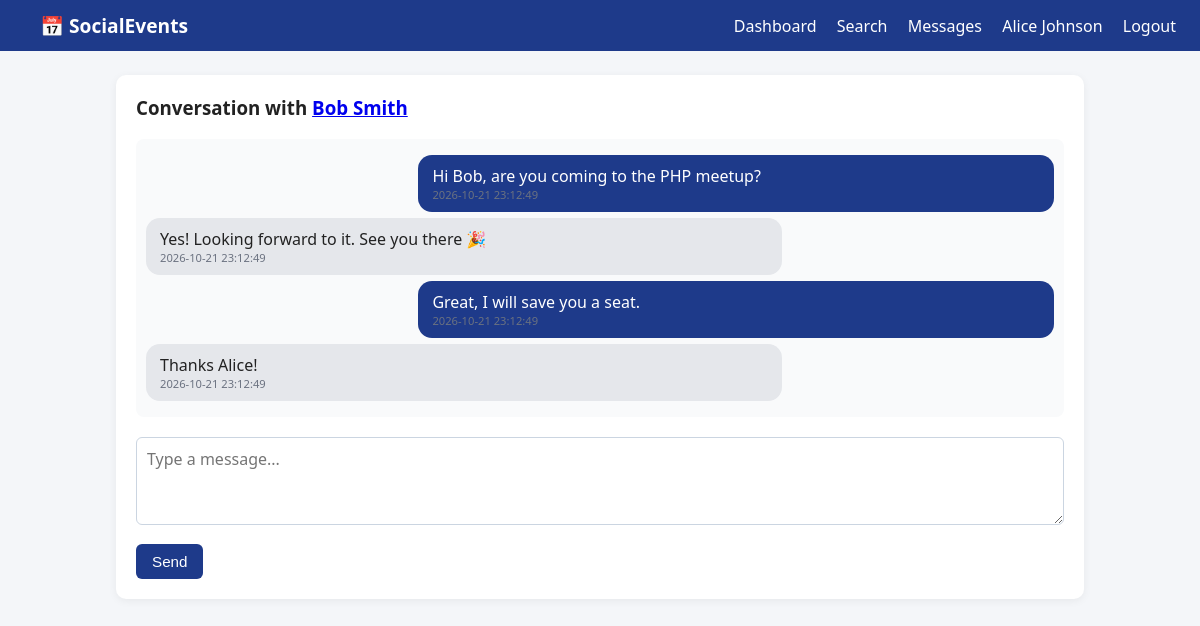
The page /index.php?page=conversation&with=2 (signed in) on the database its author committed.
### tables this page shows
CREATE TABLE `users` (
    `id`              INT           NOT NULL AUTO_INCREMENT,
    `full_name`       VARCHAR(100)  NOT NULL,
    `email`           VARCHAR(150)  NOT NULL,
    `password`        VARCHAR(255)  NOT NULL,
    `profile_picture` VARCHAR(255)  NOT NULL DEFAULT 'default.png',
    `reset_token`     VARCHAR(64)   DEFAULT NULL,
    `reset_expires`   DATETIME      DEFAULT NULL,
    `created_at`      TIMESTAMP     NOT NULL DEFAULT CURRENT_TIMESTAMP,
    PRIMARY KEY (`id`),
    UNIQUE KEY `uq_users_email` (`email`),
    KEY `idx_users_reset` (`reset_token`)
);

CREATE TABLE `messages` (
    `id`          INT       NOT NULL AUTO_INCREMENT,
    `sender_id`   INT       NOT NULL,
    `receiver_id` INT       NOT NULL,
    `message`     TEXT      NOT NULL,
    `created_at`  TIMESTAMP NOT NULL DEFAULT CURRENT_TIMESTAMP,
    PRIMARY KEY (`id`),
    KEY `idx_msg_sender`   (`sender_id`),
    KEY `idx_msg_receiver` (`receiver_id`),
    KEY `idx_msg_conversation` (`sender_id`, `receiver_id`),
    KEY `idx_msg_created`  (`created_at`),
    CONSTRAINT `fk_msg_sender`
        FOREIGN KEY (`sender_id`) REFERENCES `users` (`id`)
        ON DELETE CASCADE ON UPDATE CASCADE,
    CONSTRAINT `fk_msg_receiver`
        FOREIGN KEY (`receiver_id`) REFERENCES `users` (`id`)
        ON DELETE CASCADE ON UPDATE CASCADE
);

### index.php (the view, shortened to what this page needs)
<?php
try {
    $pdo = new PDO("mysql:host=" . DB_HOST . ";charset=utf8mb4", DB_USER, DB_PASS, [
        PDO::ATTR_ERRMODE => PDO::ERRMODE_EXCEPTION,
    ]);
    $pdo->exec("CREATE DATABASE IF NOT EXISTS `" . DB_NAME . "` CHARACTER SET utf8mb4 COLLATE utf8mb4_unicode_ci");
    $pdo = new PDO("mysql:host=" . DB_HOST . ";dbname=" . DB_NAME . ";charset=utf8mb4", DB_USER, DB_PASS, [
        PDO::ATTR_ERRMODE            => PDO::ERRMODE_EXCEPTION,
        PDO::ATTR_DEFAULT_FETCH_MODE => PDO::FETCH_ASSOC,
        PDO::ATTR_EMULATE_PREPARES   => false,
    ]);
    $pdo->exec("CREATE TABLE IF NOT EXISTS users (
        id INT AUTO_INCREMENT PRIMARY KEY,
        full_name VARCHAR(100) NOT NULL,
        email VARCHAR(150) NOT NULL UNIQUE,
        password VARCHAR(255) NOT NULL,
        profile_picture VARCHAR(255) DEFAULT 'default.png',
        reset_token VARCHAR(64) DEFAULT NULL,
        reset_expires DATETIME DEFAULT NULL,
        created_at TIMESTAMP DEFAULT CURRENT_TIMESTAMP
    ) ENGINE=InnoDB");
    $pdo->exec("CREATE TABLE IF NOT EXISTS events (
        id INT AUTO_INCREMENT PRIMARY KEY,
        user_id INT NOT NULL,
        title VARCHAR(150) NOT NULL,
        description TEXT NOT NULL,
        event_date DATETIME NOT NULL,
        location VARCHAR(200) NOT NULL,
        image VARCHAR(255) DEFAULT NULL,
        created_at TIMESTAMP DEFAULT CURRENT_TIMESTAMP,
        updated_at TIMESTAMP DEFAULT CURRENT_TIMESTAMP ON UPDATE CURRENT_TIMESTAMP,
        FOREIGN KEY (user_id) REFERENCES users(id) ON DELETE CASCADE
    ) ENGINE=InnoDB");
    $pdo->exec("CREATE TABLE IF NOT EXISTS messages (
        id INT AUTO_INCREMENT PRIMARY KEY,
        sender_id INT NOT NULL,
        receiver_id INT NOT NULL,
        message TEXT NOT NULL,
        created_at TIMESTAMP DEFAULT CURRENT_TIMESTAMP,
        FOREIGN KEY (sender_id) REFERENCES users(id) ON DELETE CASCADE,
        FOREIGN KEY (receiver_id) REFERENCES users(id) ON DELETE CASCADE,
        INDEX idx_conversation (sender_id, receiver_id)
    ) ENGINE=InnoDB");
} catch (PDOException $e) {
    die("DB error: " . htmlspecialchars($e->getMessage()));
}
function e($s) { return htmlspecialchars($s ?? '', ENT_QUOTES, 'UTF-8'); }
function csrfToken() {
    return $_SESSION['csrf'];
}
function userById($pdo, $id) {
    $s = $pdo->prepare("SELECT * FROM users WHERE id = ?");
    $s->execute([(int)$id]);
    return $s->fetch();
}
$page = $_GET['page'] ?? 'dashboard';
$logged = !empty($_SESSION['user_id']);
?>
<!DOCTYPE html>
<html lang="en">
<head>
</head>
<body>
<nav class="navbar">
    <a href="index.php?page=dashboard" class="brand">📅 SocialEvents</a>
    <div>
        <?php if ($logged): ?>
            <a href="index.php?page=dashboard">Dashboard</a>
            <a href="index.php?page=search">Search</a>
            <a href="index.php?page=messages">Messages</a>
            <a href="index.php?page=profile&id=<?= (int)$_SESSION['user_id'] ?>"><?= e($_SESSION['user_name']) ?></a>
            <a href="index.php?page=logout">Logout</a>
        <?php else: ?>
            <a href="index.php?page=login">Login</a>
            <a href="index.php?page=register">Register</a>
        <?php endif; ?>
    </div>
</nav>
<main class="container">
<?php
if ($page === 'register'):
    $errors = $_SESSION['register_errors'] ?? []; unset($_SESSION['register_errors']);
    $old    = $_SESSION['register_old']    ?? ['full_name'=>'','email'=>'']; unset($_SESSION['register_old']);
?>
    <div class="card" style="max-width:520px;margin:auto;">
        <h2>Create Account</h2>
        <?php foreach ($errors as $er): ?><p class="error"><?= e($er) ?></p><?php endforeach; ?>
        <form method="post" action="index.php?page=register" enctype="multipart/form-data" data-validate>
            <input type="hidden" name="csrf" value="<?= csrfToken() ?>">
            <label>Full Name</label>
            <input type="text" name="full_name" value="<?= e($old['full_name']) ?>" required>
            <label>Email</label>
            <input type="email" name="email" value="<?= e($old['email']) ?>" required>
            <label>Password (min 8 chars)</label>
            <input type="password" name="password" data-min="8" required>
            <label>Profile Picture (optional, max 2MB)</label>
            <input type="file" name="profile_picture" accept="image/*" data-preview="preview-reg">
            <img id="preview-reg" src="" style="display:none;max-width:120px;border-radius:50%;margin:8px 0;">
            <button class="btn" type="submit">Register</button>
        </form>
    </div>
<?php
elseif ($page === 'conversation'):
    $uid = $_SESSION['user_id'];
    $other = (int)($_GET['with'] ?? 0);
    if ($other === $uid || $other <= 0) { echo "<div class='card'><p class='muted'>Invalid recipient.</p></div>"; }
    else {
        $partner = userById($pdo, $other);
        if (!$partner) { echo "<div class='card'><p class='error'>User not found.</p></div>"; }
        else {
            $m = $pdo->prepare("SELECT * FROM messages
                                WHERE (sender_id=? AND receiver_id=?) OR (sender_id=? AND receiver_id=?)
                                ORDER BY created_at ASC");
            $m->execute([$uid, $other, $other, $uid]);
            $messages = $m->fetchAll();
?>
    <div class="card">
        <h3>Conversation with <a href="index.php?page=profile&id=<?= (int)$partner['id'] ?>"><?= e($partner['full_name']) ?></a></h3>
        <div class="chat-box" id="chatbox">
            <?php foreach ($messages as $msg): ?>
                <div class="bubble <?= $msg['sender_id'] == $uid ? 'mine' : 'theirs' ?>">
                    <?= nl2br(e($msg['message'])) ?>
                    <div class="muted" style="font-size:.7rem;"><?= e($msg['created_at']) ?></div>
                </div>
            <?php endforeach; ?>
        </div>
        <form method="post" action="index.php?page=send_message" style="margin-top:14px;" data-validate>
            <textarea name="message" rows="3" required placeholder="Type a message..."></textarea>
            <button class="btn" type="submit">Send</button>
        </form>
    </div>
<?php } } ?>
<?php
else: ?>
    <div class="card"><p class="muted">Page not found. <a href="index.php?page=dashboard">Go to dashboard</a></p></div>
<?php endif; ?>
</main>
</body>
</html>

### index.php (style rules this page uses)
* { box-sizing: border-box; }
body { margin:0; font-family: system-ui, Segoe UI, Arial, sans-serif; background:#f4f6f9; color:#222; }
.navbar { display:flex; justify-content:space-between; align-items:center; background:#1e3a8a; color:#fff; padding:12px 24px; }
.navbar a { color:#fff; text-decoration:none; margin-left:16px; }
.navbar .brand { font-weight:700; font-size:1.2rem; }
.container { max-width:1000px; margin:24px auto; padding:0 16px; }
.card { background:#fff; border-radius:10px; padding:20px; margin-bottom:20px; box-shadow:0 2px 8px rgba(0,0,0,.06); }
.btn { display:inline-block; background:#1e3a8a; color:#fff; padding:9px 16px; border:none; border-radius:6px; cursor:pointer; text-decoration:none; font-size:.95rem; }
input[type=text], input[type=email], input[type=password], input[type=datetime-local], textarea { width:100%; padding:10px; border:1px solid #cbd5e1; border-radius:6px; margin:6px 0 14px; font-size:1rem; font-family:inherit; }
.chat-box { max-height:450px; overflow-y:auto; padding:10px; background:#f9fafb; border-radius:8px; }
.bubble { padding:10px 14px; border-radius:14px; max-width:70%; margin:6px 0; word-wrap:break-word; }
.bubble.mine { background:#1e3a8a; color:#fff; margin-left:auto; }
.bubble.theirs { background:#e5e7eb; }
.muted { color:#6b7280; font-size:.9rem; }
h1,h2,h3 { margin-top:0; }

### rows shown on the page
users: full_name "Bob Smith"
messages: message "Hi Bob, are you coming to the PHP meetup?", created_at "2026-10-21 23:12:49"
messages: message "Yes! Looking forward to it. See you there 🎉", created_at "2026-10-21 23:12:49"
messages: message "Great, I will save you a seat.", created_at "2026-10-21 23:12:49"
messages: message "Thanks Alice!", created_at "2026-10-21 23:12:49"

### other values the page prints
$_SESSION['user_name'] "Alice Johnson"
